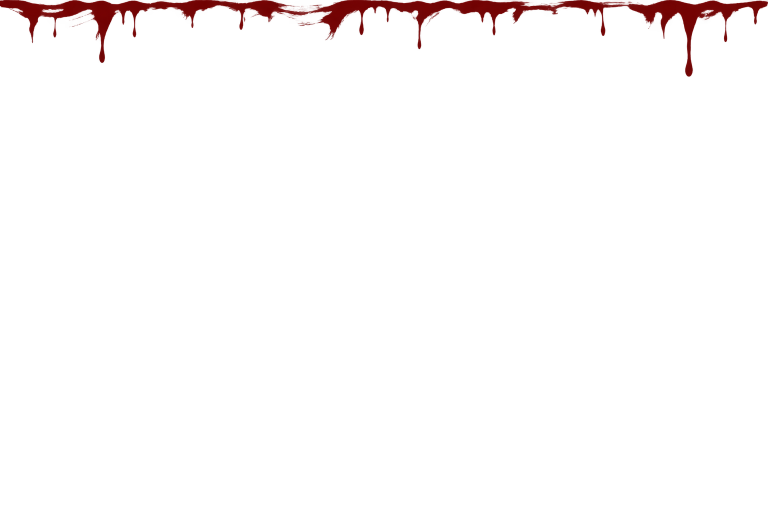
#> input picture output/2026-11-04_defeat_blood/v3/style_01.png, 1536 x 1024 px, given in place of arena_defeat.webp, which was not available (shown at 1/2 size)
$ python build.py
#> lines starting #> are read from the running program, lines starting #| are printed output that depends on the picture
"""v3 열 장 정리 — 옅은 떠돌이 알파(≤24) 지우기 · WebP · 아레나 합성 확인 시트.
실행: python -I v3/build.py (output/2026-11-04_defeat_blood 에서)"""
from pathlib import Path
from PIL import Image

HERE = Path(__file__).resolve().parent
WEB = HERE.parent / 'web'
base = Image.open(WEB / 'arena_defeat.webp').convert('RGBA')
#> base is the input picture: PIL image 1536x1024 RGBA; mean R, G, B, A 12.5, 0.2, 0.1, 5.8
W, H = base.size
#> W = 1536; H = 1024
tiles = []
for n in range(1, 11):
    src = HERE / f'style_{n:02d}.png'
    if not src.exists():
        print(n, 'MISSING'); continue
    b = Image.open(src).convert('RGBA')
    a = b.getchannel('A').point(lambda v: 0 if v <= 24 else v)
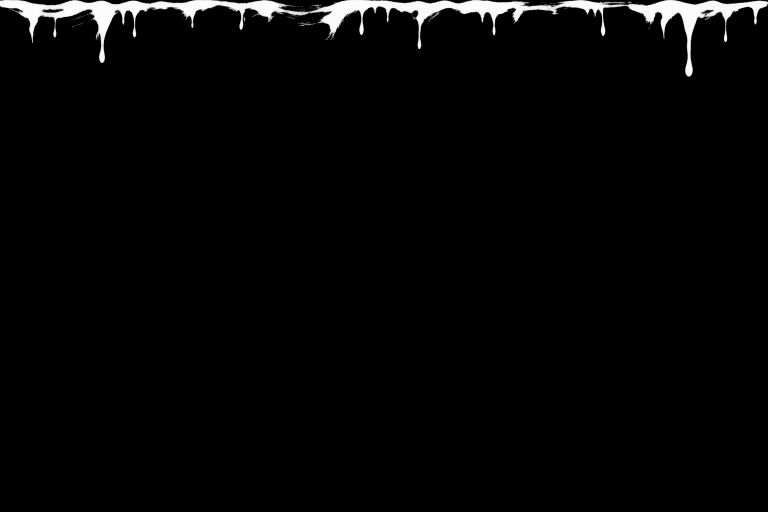
#> a: PIL image 1536x1024 L (shown at 1/2 size); min 0, max 254, mean 5.7
    b.putalpha(a)
    b.save(WEB / f's_{n:02d}.webp', quality=90, method=6)
    bb = a.getbbox()
#> bb = (0, 0, 1536, 154)
    print(n, b.mode, b.size, 'bottom %.1f%%' % (100 * bb[3] / b.height if bb else 0))
#| 1 RGBA (1536, 1024) bottom 15.0%
    s = b.resize((W, round(b.height * W / b.width)), Image.LANCZOS).crop((0, 0, W, H))
    im = base.copy(); im.alpha_composite(s)
    tiles.append(im.convert('RGB').resize((W // 2, H // 2), Image.LANCZOS))
#> pass 2 of the loop `for n in range(1, 11):`:
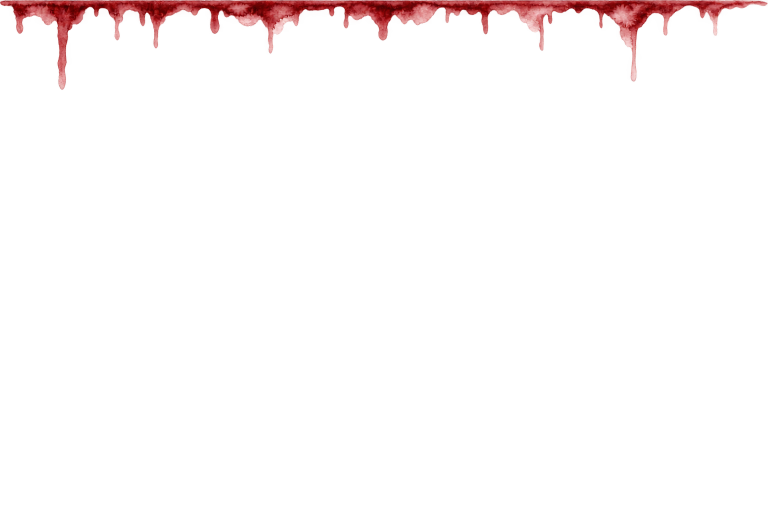
#> input picture output/2026-11-04_defeat_blood/v3/style_02.png, 1536 x 1024 px (shown at 1/2 size)
#> b is the input picture: PIL image 1536x1024 RGBA; mean R, G, B, A 24.8, 11.7, 11.9, 9
#> `a = b.getchannel('A').point(lambda v: 0 if v <= 24 else v)`:
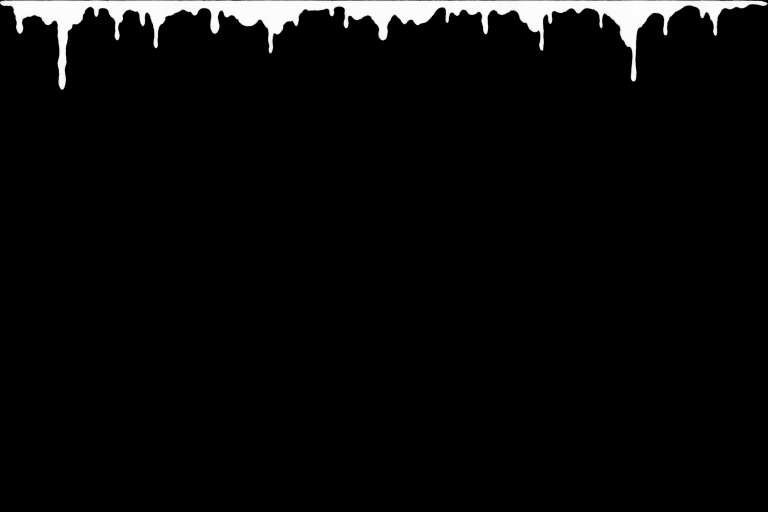
#> a: PIL image 1536x1024 L (shown at 1/2 size); min 0, max 254, mean 8.9
#> bb = (0, 0, 1536, 180)
#| 2 RGBA (1536, 1024) bottom 17.6%
#> pass 3 of the loop `for n in range(1, 11):`:
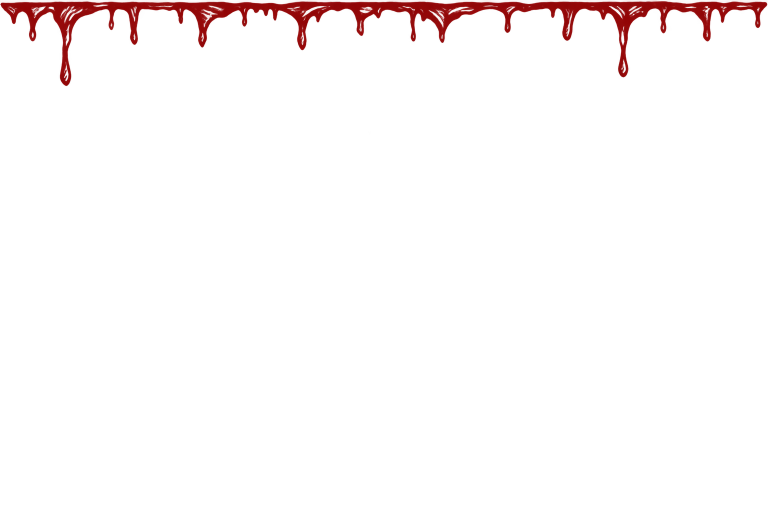
#> input picture output/2026-11-04_defeat_blood/v3/style_03.png, 1536 x 1024 px (shown at 1/2 size)
#> b is the input picture: PIL image 1536x1024 RGBA; mean R, G, B, A 18.7, 0.4, 0.4, 7
#> `a = b.getchannel('A').point(lambda v: 0 if v <= 24 else v)`:
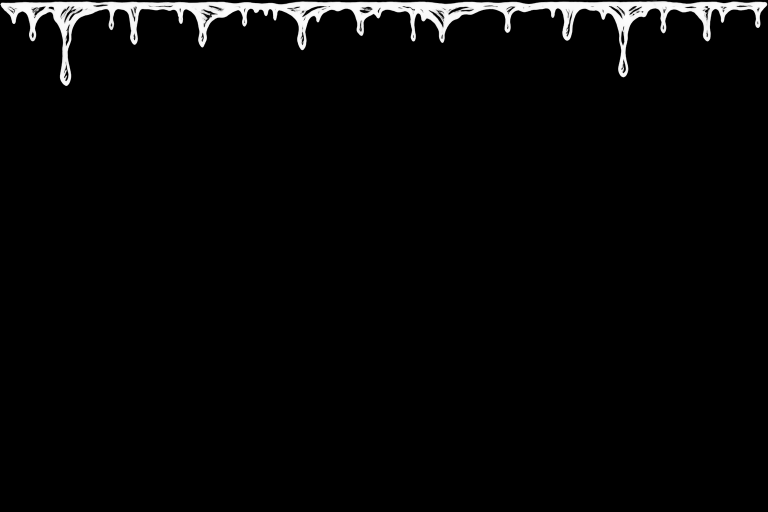
#> a: PIL image 1536x1024 L (shown at 1/2 size); min 0, max 254, mean 7
#> bb = (0, 0, 1535, 172)
#| 3 RGBA (1536, 1024) bottom 16.8%
#> (the run stopped early here; a loop or call above may not have finished)
